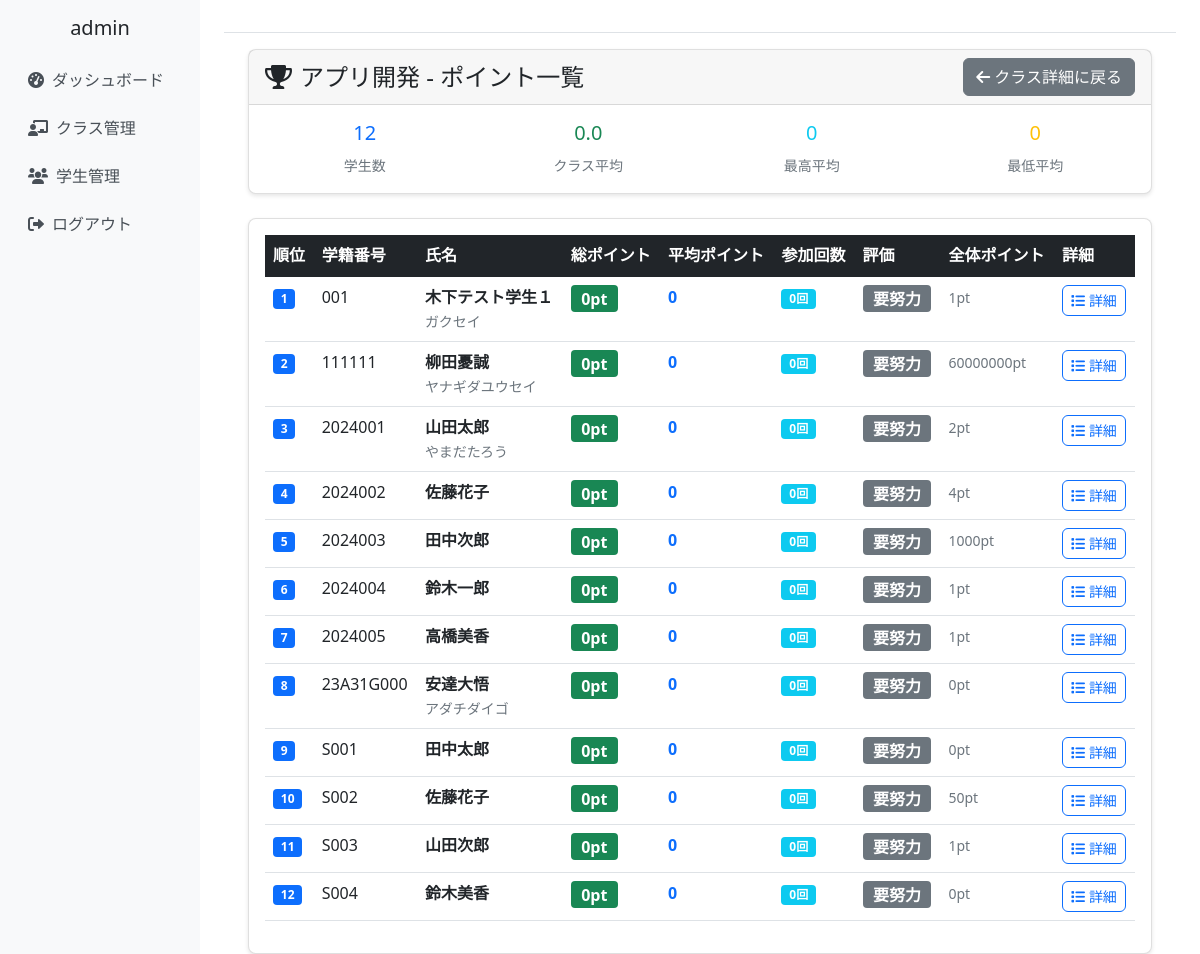
Screenshot of /classes/1/points/ (signed in) with the database file from the repository.
### school_management/models.py (models this page shows, shortened)
class CustomUser(AbstractUser):
    ROLE_CHOICES = [
        ('admin', '管理者'),
        ('teacher', '教員'),
        ('student', '学生'),
    ]
    username = None  # usernameフィールドを無効化
    email = models.EmailField(unique=True)
    full_name = models.CharField(max_length=100, verbose_name='氏名')
    furigana = models.CharField(max_length=100, blank=True, verbose_name='ふりがな')
    points = models.IntegerField(default=0, verbose_name='ポイント')
    role = models.CharField(
        max_length=10,
        choices=ROLE_CHOICES,
        default='student',
        verbose_name='役割'
    )
    student_number = models.CharField(max_length=20, blank=True, verbose_name='学籍番号')
    teacher_id = models.CharField(max_length=20, blank=True, verbose_name='教員ID')
    created_at = models.DateTimeField(auto_now_add=True, verbose_name='登録日時')
    updated_at = models.DateTimeField(auto_now=True, verbose_name='更新日時')
    groups = models.ManyToManyField(
        'auth.Group',
        verbose_name='groups',
        blank=True,
        help_text='The groups this user belongs to.',
        related_name="customuser_set",
        related_query_name="customuser",
    )
    user_permissions = models.ManyToManyField(
        'auth.Permission',
        verbose_name='user permissions',
        blank=True,
        help_text='Specific permissions for this user.',
        related_name="customuser_set",
        related_query_name="customuser",
    )
    USERNAME_FIELD = 'email'
    REQUIRED_FIELDS = ['full_name']
    objects = CustomUserManager()
    class Meta:
        verbose_name = 'ユーザー'
        verbose_name_plural = 'ユーザー'

class ClassRoom(models.Model):
    SEMESTER_CHOICES = [
        ('first', '前期'),
        ('second', '後期'),
    ]
    class_name = models.CharField(max_length=100, verbose_name='クラス名')
    year = models.IntegerField(verbose_name='年度')
    semester = models.CharField(max_length=10, choices=SEMESTER_CHOICES, verbose_name='学期')
    teachers = models.ManyToManyField(Teacher, verbose_name='担当教員', related_name='classrooms')
    students = models.ManyToManyField(Student, blank=True, verbose_name='学生')
    created_at = models.DateTimeField(auto_now_add=True)
    updated_at = models.DateTimeField(auto_now=True)
    class Meta:
        verbose_name = 'クラス'
        verbose_name_plural = 'クラス'

### school_management/views.py (the view)
# urls.py: path('classes/<int:class_id>/points/', views.class_points_view, name='class_points'),
@login_required
def class_points_view(request, class_id):
    classroom = get_object_or_404(ClassRoom, id=class_id, teachers=request.user)
    students = classroom.students.all().order_by('student_number')
    student_grades = []
    for student in students:
        lesson_points = StudentLessonPoints.objects.filter(
            student=student,
            lesson_session__classroom=classroom
        ).select_related('lesson_session').order_by('lesson_session__session_number')
        total_class_points = sum(point.points for point in lesson_points)
        session_count = lesson_points.count()
        average_points = round(total_class_points / session_count, 1) if session_count > 0 else 0
        if average_points >= 5:
            grade_level = '優秀'
            grade_color = 'success'
        elif average_points >= 3:
            grade_level = '良好'
            grade_color = 'warning'
        elif average_points >= 1:
            grade_level = '普通'
            grade_color = 'info'
        else:
            grade_level = '要努力'
            grade_color = 'secondary'
        try:
            student_class_point = StudentClassPoints.objects.get(student=student, classroom=classroom).points
        except StudentClassPoints.DoesNotExist:
            student_class_point = None
        student_grades.append({
            'student': student,
            'total_points': total_class_points,
            'average_points': average_points,
            'session_count': session_count,
            'lesson_points': lesson_points,
            'grade_level': grade_level,
            'grade_color': grade_color,
            'overall_points': student.points,  # 全体のポイント（参考用）
            'class_points': student_class_point,  # クラス単位のポイント（あれば表示）
        })
    student_grades.sort(key=lambda x: x['average_points'], reverse=True)
    total_students = len(student_grades)
    if total_students > 0:
        class_average = round(sum(grade['average_points'] for grade in student_grades) / total_students, 1)
        max_average = max(grade['average_points'] for grade in student_grades)
        min_average = min(grade['average_points'] for grade in student_grades)
    else:
        class_average = 0
        max_average = 0
        min_average = 0
    context = {
        'classroom': classroom,
        'student_grades': student_grades,
        'class_stats': {
            'total_students': total_students,
            'class_average': class_average,
            'max_average': max_average,
            'min_average': min_average,
        }
    }
    return render(request, 'school_management/class_points.html', context)

### school_management/templates/school_management/class_points.html (shortened to what this page needs)
{% extends 'school_management/base.html' %}
{% load static %}
{% block content %}
<div class="container-fluid">
    <div class="row">
        <div class="col-12">
            <div class="card mb-4">
                <div class="card-header">
                    <div class="d-flex justify-content-between align-items-center">
                        <h4 class="mb-0">
                            <i class="fas fa-trophy me-2"></i>{{ classroom.class_name }} - ポイント一覧
                        </h4>
                        <a href="{% url 'school_management:class_detail' classroom.id %}" class="btn btn-secondary">
                            <i class="fas fa-arrow-left me-1"></i>クラス詳細に戻る
                        </a>
                    </div>
                </div>
                <div class="card-body">
                    <div class="row">
                        <div class="col-md-3">
                            <div class="text-center">
                                <h5 class="text-primary">{{ class_stats.total_students }}</h5>
                                <small class="text-muted">学生数</small>
                            </div>
                        </div>
                        <div class="col-md-3">
                            <div class="text-center">
                                <h5 class="text-success">{{ class_stats.class_average }}</h5>
                                <small class="text-muted">クラス平均</small>
                            </div>
                        </div>
                        <div class="col-md-3">
                            <div class="text-center">
                                <h5 class="text-info">{{ class_stats.max_average }}</h5>
                                <small class="text-muted">最高平均</small>
                            </div>
                        </div>
                        <div class="col-md-3">
                            <div class="text-center">
                                <h5 class="text-warning">{{ class_stats.min_average }}</h5>
                                <small class="text-muted">最低平均</small>
                            </div>
                        </div>
                    </div>
                </div>
            </div>
            <div class="card">
                <div class="card-body">
                    {% if student_grades %}
                        <div class="table-responsive">
                            <table class="table table-hover">
                                <thead class="table-dark">
                                    <tr>
                                        <th>順位</th>
                                        <th>学籍番号</th>
                                        <th>氏名</th>
                                        <th>総ポイント</th>
                                        <th>平均ポイント</th>
                                        <th>参加回数</th>
                                        <th>評価</th>
                                        <th>全体ポイント</th>
                                        <th>詳細</th>
                                    </tr>
                                </thead>
                                <tbody>
                                    {% for grade in student_grades %}
                                    <tr>
                                        <td>
                                            <span class="badge bg-primary">{{ forloop.counter }}</span>
                                        </td>
                                        <td>{{ grade.student.student_number }}</td>
                                        <td>
                                            <strong>{{ grade.student.full_name }}</strong>
                                            {% if grade.student.furigana %}
                                                <br><small class="text-muted">{{ grade.student.furigana }}</small>
                                            {% endif %}
                                        </td>
                                        <td>
                                            <span class="badge bg-success fs-6">{{ grade.total_points }}pt</span>
                                        </td>
                                        <td>
                                            <strong class="text-primary">{{ grade.average_points }}</strong>
                                        </td>
                                        <td>
                                            <span class="badge bg-info">{{ grade.session_count }}回</span>
                                        </td>
                                        <td>
                                            <span class="badge bg-{{ grade.grade_color }} fs-6">{{ grade.grade_level }}</span>
                                        </td>
                                        <td>
                                            <small class="text-muted">{{ grade.overall_points }}pt</small>
                                        </td>
                                        <td>
                                            <button class="btn btn-outline-primary btn-sm" type="button"
                                                    data-bs-toggle="collapse" data-bs-target="#details-{{ grade.student.id }}">
                                                <i class="fas fa-list me-1"></i>詳細
                                            </button>
                                        </td>
                                    </tr>
                                    {% endfor %}
                                </tbody>
                            </table>
                        </div>
                    {% else %}
                        <div class="text-center py-5">
                            <i class="fas fa-user-slash fa-3x text-muted mb-3"></i>
                            <h5 class="text-muted">このクラスに学生がいません</h5>
                            <p class="text-muted">学生を追加してください。</p>
                        </div>
                    {% endif %}
                </div>
            </div>
        </div>
    </div>
</div>
{% endblock %}

### school_management/templates/school_management/base.html (shortened to what this page needs)
{% load static %}
<!DOCTYPE html>
<html lang="ja">
<head>
    <link href="https://cdn.jsdelivr.net/npm/bootstrap@5.1.3/dist/css/bootstrap.min.css" rel="stylesheet">
    <link href="https://cdnjs.cloudflare.com/ajax/libs/font-awesome/6.0.0/css/all.min.css" rel="stylesheet">
    <link href="{% static 'school_management/css/base.css' %}" rel="stylesheet">
</head>
<body>
    <div class="container-fluid">
        <div class="row">
            {% if user.is_authenticated %}
            <nav class="col-md-3 col-lg-2 d-md-block d-none sidebar collapse">
                <div class="position-sticky pt-3">
                    <div class="text-center mb-3">
                        <h5>{{ user.full_name }}</h5>
                    </div>
                    <ul class="nav flex-column">
                        <li class="nav-item">
                            <a class="nav-link" href="{% url 'school_management:dashboard' %}">
                                <i class="fas fa-tachometer-alt me-2"></i>ダッシュボード
                            </a>
                        </li>
                        <li class="nav-item">
                            <a class="nav-link" href="{% url 'school_management:class_list' %}">
                                <i class="fas fa-chalkboard-teacher me-2"></i>クラス管理
                            </a>
                        </li>
                        <li class="nav-item">
                            <a class="nav-link" href="{% url 'school_management:student_list' %}">
                                <i class="fas fa-users me-2"></i>学生管理
                            </a>
                        </li>
                        <li class="nav-item">
                            <a class="nav-link" href="{% url 'school_management:logout' %}">
                                <i class="fas fa-sign-out-alt me-2"></i>ログアウト
                            </a>
                        </li>
                    </ul>
                </div>
            </nav>
            <main class="col-md-9 ms-sm-auto col-lg-10 px-md-4 main-content">
                <div class="d-flex justify-content-between flex-wrap flex-md-nowrap align-items-center pt-3 pb-2 mb-3 border-bottom">
                </div>
                {% block content %}{% endblock %}
            </main>
            {% else %}
            <div class="col-12">
                {% block login_content %}{% endblock %}
            </div>
            {% endif %}
        </div>
    </div>
</body>
</html>

### school_management/static/school_management/css/base.css (style rules this page uses)
.sidebar { min-height: 100vh; background-color: #f8f9fa; }
.main-content { min-height: 100vh; }
.card { box-shadow: 0 2px 4px rgba(0, 0, 0, 0.1); border-radius: 8px; }
.btn { border-radius: 6px; transition: all 0.2s ease-in-out; }
.nav-link { color: #495057; padding: 0.75rem 1rem; border-radius: 6px; transition: all 0.2s ease-in-out; }
@media (min-width: 768px) { .sidebar { position: relative; left: 0; } }

### rows the page displays
CustomUser: full_name "admin"
ClassRoom: class_name "アプリ開発"
CustomUser: student.student_number "001", student.full_name "木下テスト学生１", student.furigana "ガクセイ", total_points "0", average_points "0", session_count "0", grade_level "要努力", overall_points "1"
CustomUser: student.student_number "111111", student.full_name "柳田憂誠", student.furigana "ヤナギダユウセイ", total_points "0", average_points "0", session_count "0", grade_level "要努力", overall_points "60000000"
CustomUser: student.student_number "2024001", student.full_name "山田太郎", student.furigana "やまだたろう", total_points "0", average_points "0", session_count "0", grade_level "要努力", overall_points "2"
CustomUser: student.student_number "2024002", student.full_name "佐藤花子", total_points "0", average_points "0", session_count "0", grade_level "要努力", overall_points "4"
CustomUser: student.student_number "2024003", student.full_name "田中次郎", total_points "0", average_points "0", session_count "0", grade_level "要努力", overall_points "1000"
CustomUser: student.student_number "2024004", student.full_name "鈴木一郎", total_points "0", average_points "0", session_count "0", grade_level "要努力", overall_points "1"
CustomUser: student.student_number "2024005", student.full_name "高橋美香", total_points "0", average_points "0", session_count "0", grade_level "要努力", overall_points "1"
CustomUser: student.student_number "23A31G000", student.full_name "安達大悟", student.furigana "アダチダイゴ", total_points "0", average_points "0", session_count "0", grade_level "要努力", overall_points "0"
CustomUser: student.student_number "S001", student.full_name "田中太郎", total_points "0", average_points "0", session_count "0", grade_level "要努力", overall_points "0"
CustomUser: student.student_number "S002", student.full_name "佐藤花子", total_points "0", average_points "0", session_count "0", grade_level "要努力", overall_points "50"
CustomUser: student.student_number "S003", student.full_name "山田次郎", total_points "0", average_points "0", session_count "0", grade_level "要努力", overall_points "1"
CustomUser: student.student_number "S004", student.full_name "鈴木美香", total_points "0", average_points "0", session_count "0", grade_level "要努力", overall_points "0"

### other values shown
{{ class_stats.total_students }} "12"
{{ class_stats.class_average }} "0.0"
{{ class_stats.max_average }} "0"
{{ class_stats.min_average }} "0"
